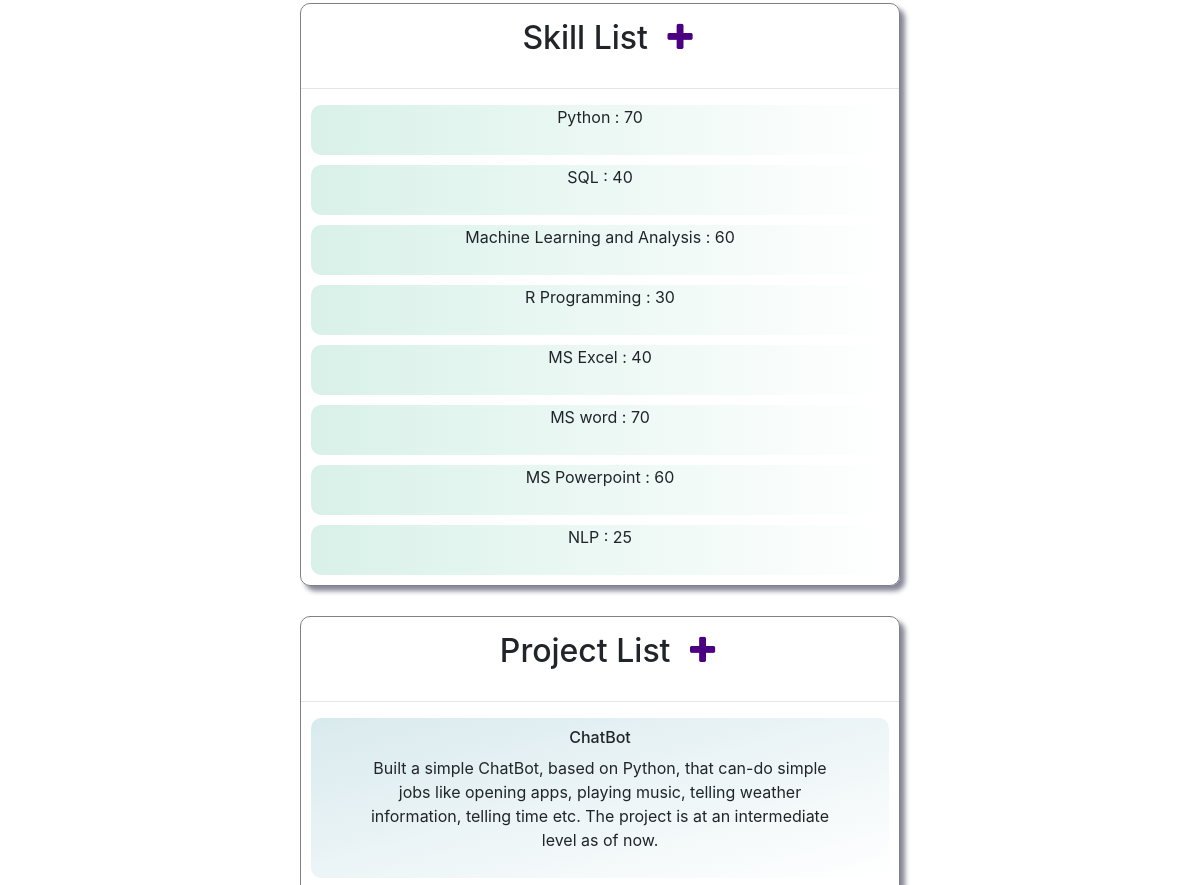
The page /formdata (signed in, middle part) on the database as committed earlier.
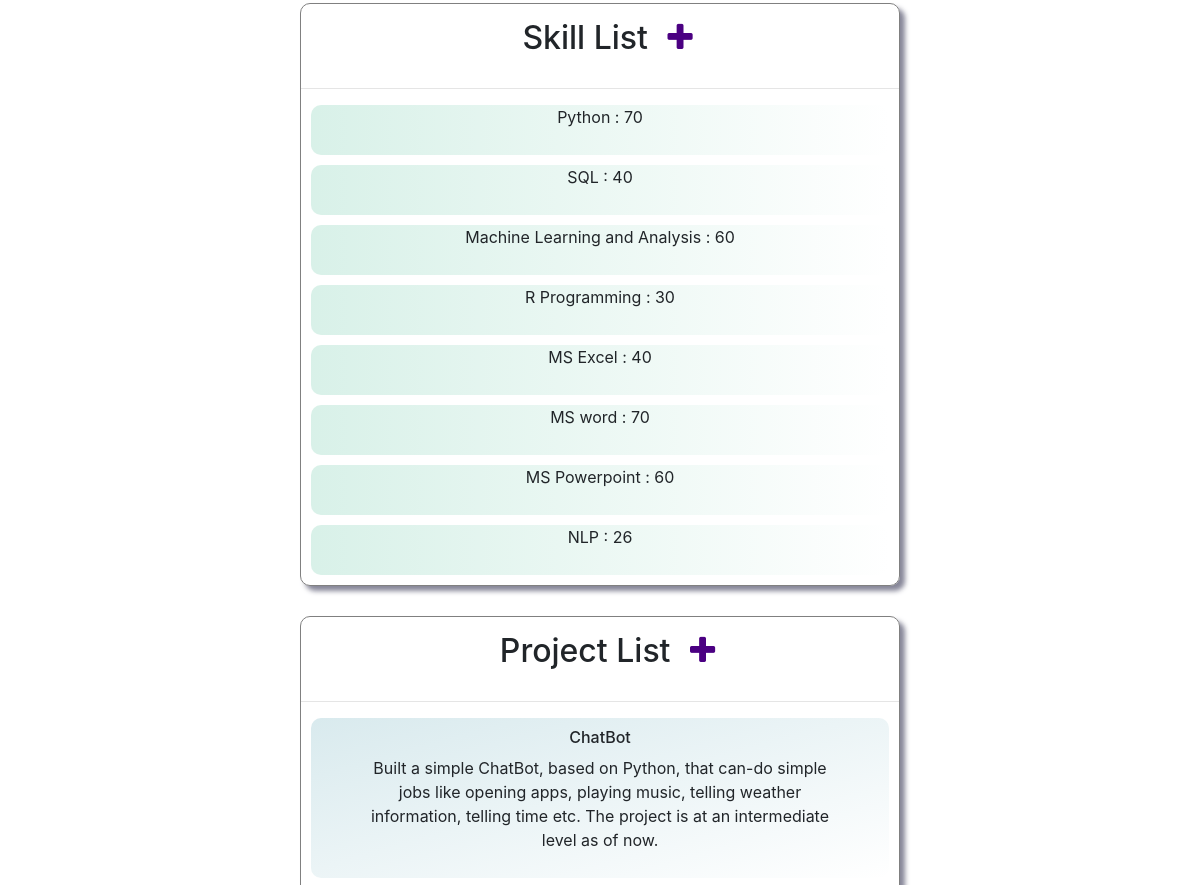
The same page on the database as committed later.
### portfolio/models.py (models this page shows)
class Skills(db.Model):
    id = db.Column(db.Integer, primary_key=True)
    sk_name = db.Column(db.String(20), unique=True, nullable=False)
    sk_value = db.Column(db.Integer, nullable=False)
    user_id = db.Column(db.Integer, db.ForeignKey('user.id'), nullable=False)

class Project(db.Model):
    id = db.Column(db.Integer, primary_key=True)
    p_name = db.Column(db.String(50), unique=True, nullable=False)
    p_description = db.Column(db.String(200), unique=True, nullable=True)
    Organization = db.Column(db.String(200), unique=False, nullable=True)
    p_url = db.Column(db.String(200), unique=True, nullable=True)
    cred_id = db.Column(db.String(200), unique=True, nullable=True)
    certi_url = db.Column(db.String(200), unique=True, nullable=True)
    user_id = db.Column(db.Integer, db.ForeignKey('user.id'), nullable=False)

### portfolio/routes.py (the view)
@main.route('/formdata', methods=['GET', 'POST'])
@login_required
def data():
    testimonial_data = Testimonial.query.all()
    skill_data = Skills.query.all()
    project_data = Project.query.all()
    jobdata = Job.query.all()
    return render_template('edit.html', testimoni=testimonial_data, skills=skill_data, projects=project_data,jobs=jobdata)

### portfolio/models.py (called while the page is built)
@login_manager.user_loader
def load_user(user_id):
    return User.query.get(int(user_id))

### portfolio/templates/edit.html (shortened to what this page needs)
<!DOCTYPE html>
<html lang="en">
  <head>
    <link
      rel="stylesheet"
      href="https://maxcdn.bootstrapcdn.com/bootstrap/4.0.0/css/bootstrap.min.css"
    />
    <link
      rel="stylesheet"
      href="https://stackpath.bootstrapcdn.com/font-awesome/4.7.0/css/font-awesome.min.css"
    />
  </head>
  <body>
    <div class="skill_container">
      <h2 style="display: inline-block; margin: 15px">Skill List</h2>
      <a href="{{url_for('main.add_entry',form_type='skill')}}"
        ><i
          class="fa fa-plus fa-2x"
          aria-hidden="true"
          style="color: indigo"
          id="add_skill"
        ></i
      ></a>
      <hr />
      <div class="skill_list_container">
        {% for i in skills %}
        <div style="position: relative; height: 50px">
          <span>{{i.sk_name}} <span>: {{i.sk_value}}</span> </span>
        </div>
        {% endfor %}
      </div>
    </div>
    <div class="project_container">
      <h2 style="display: inline-block; margin: 15px">Project List</h2>
      <a href="{{url_for('main.add_entry',form_type='project')}}"
        ><i
          class="fa fa-plus fa-2x"
          aria-hidden="true"
          style="color: indigo"
          id="add_skill"
        ></i
      ></a>
      <hr />
      <div class="project_list_container">
        {% for p in projects %}
        <div class="project">
          <h6>{{p.p_name}}</h6>
          {% if p.p_description %}
          <p>{{p.p_description}}</p>
          {% endif %}
        </div>
        {% endfor %}
      </div>
    </div>
  </body>
</html>

### portfolio/templates/edit.html (style rules this page uses)
.skill_container { text-align: center; margin: 30px auto; width: 50%; border: 1px solid grey; border-radius: 10px; box-shadow: 5px 5px 5px rgba(130, 130, 148, 0.966); }
.skill_list_container div { margin: 10px; background: linear-gradient( to right, rgba(214, 240, 231, 0.938), white ); border-radius: 10px; }
.project_container { text-align: center; margin: 30px auto; width: 50%; border: 1px solid grey; border-radius: 10px; box-shadow: 5px 5px 5px rgba(130, 130, 148, 0.966); }
.project { position: relative; padding: 10px 50px; overflow: hidden; margin: 10px; background: linear-gradient(to right bottom, #cce3e8bf, white); border-radius: 10px; }

Rows that differ between the two databases and show on the page:
changed Skills "NLP": sk_value "25" → "26"
